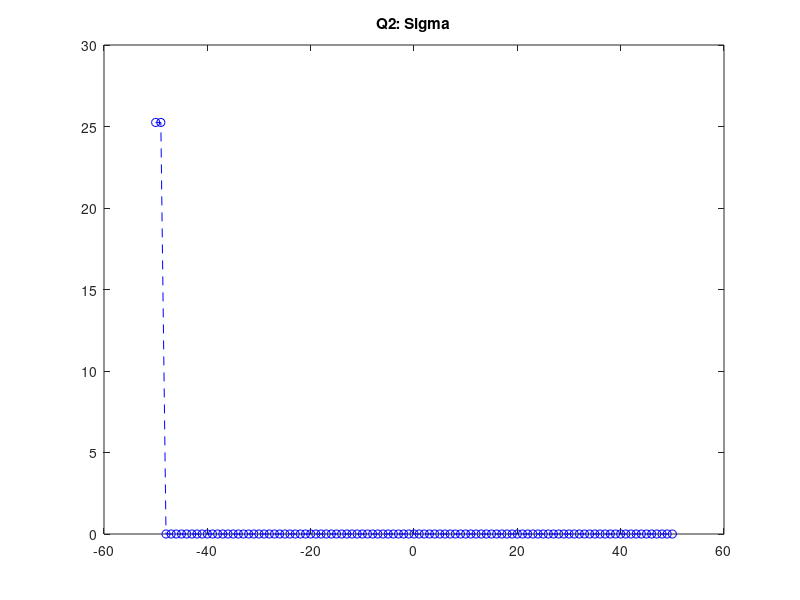

Recreate this plot in MATLAB. (Note: this script raises an error after producing the figure.)
for x=-50:50
    for t=1:100
        p(x+51,t) = sin(2*pi*x/10-2*pi*t/10);
        q(x+51,t) = cos(2*pi*x/10-2*pi*t/10);
    end 
end

%C_xy
c = (1/100)*p*q' ;
[U, S, V] = svd(c);
Z_x = U'*p;
Z_y = V'*q;

%sigma
figure;
sigma = diag(S)
plot(-50:50,sigma,'b--o');
title('Q2: Sigma');


tiledlayout(2,2)
%U
nexttile
plot(-50:50,U(:,1), 'g', -50:50, U(:,2),'b');
title('Q2: $\hat u_1$ and $\hat u_2$', 'interpreter', 'latex');
legend('$\hat u_1$','$\hat u_2$', 'Interpreter','latex');

%V
nexttile
plot(-50:50,V(:,1), 'g', -50:50, V(:,2),'b');
title('Q2: $\hat v_1$ and $\hat v_2$', 'interpreter', 'latex');
legend('$\hat v_1$','$\hat v_2$', 'Interpreter','latex');

%X*
nexttile
plot(1:100,Z_x(1,:),'g', 1:100, Z_x(2,:),'b');
title('Q2: $X^{*}$' , 'interpreter', 'latex');
legend('$x^{*}_1$','$x^{*}_2$', 'Interpreter','latex');

%Y*
nexttile
plot(1:100,Z_y(1,:),'g',1:100,Z_y(2,:),'b');
title('Q2: $Y^{*}$' , 'interpreter', 'latex');
legend('$y^{*}_1$','$y^{*}_2$', 'Interpreter','latex');